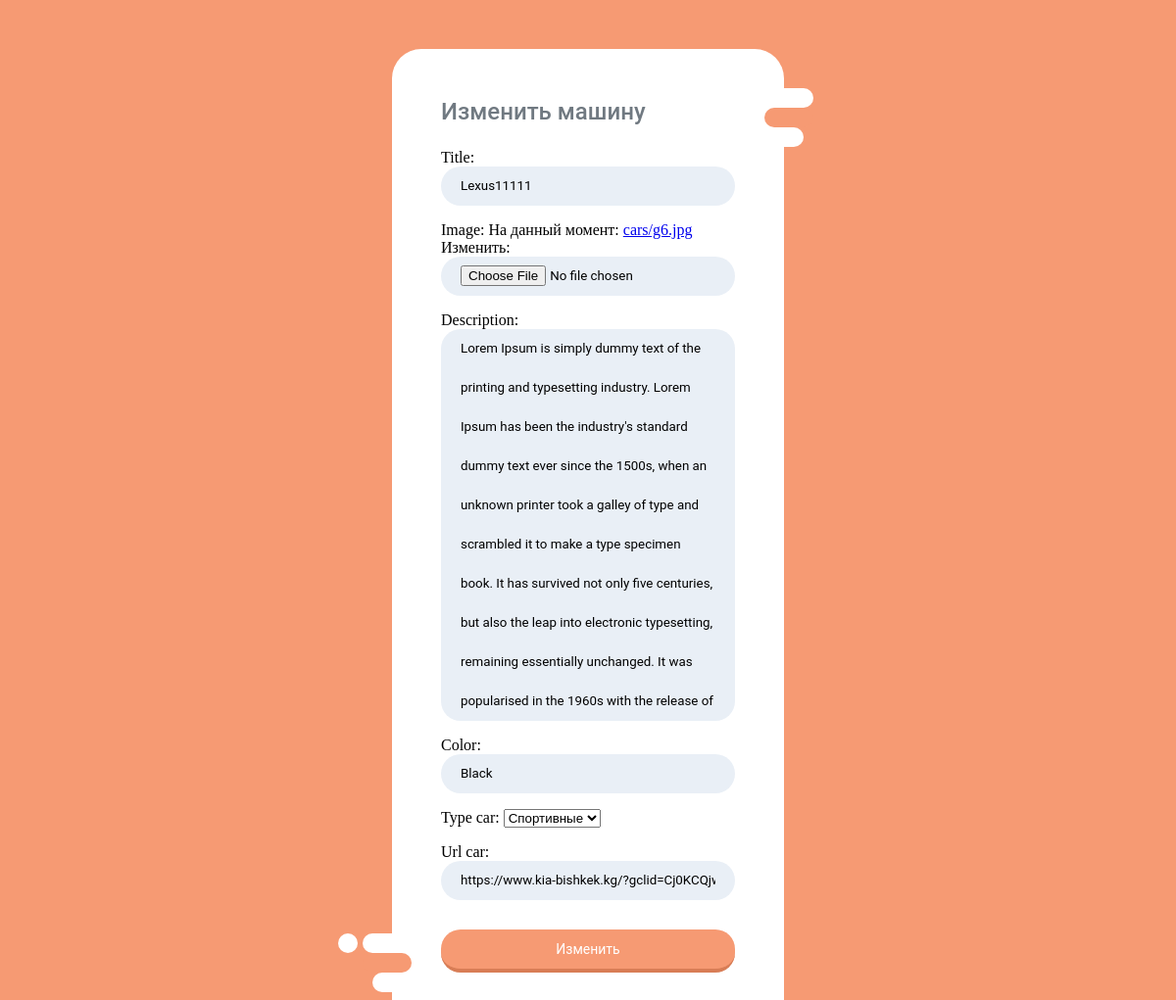
The page /cars_detail/1/update/ on the database as committed earlier.
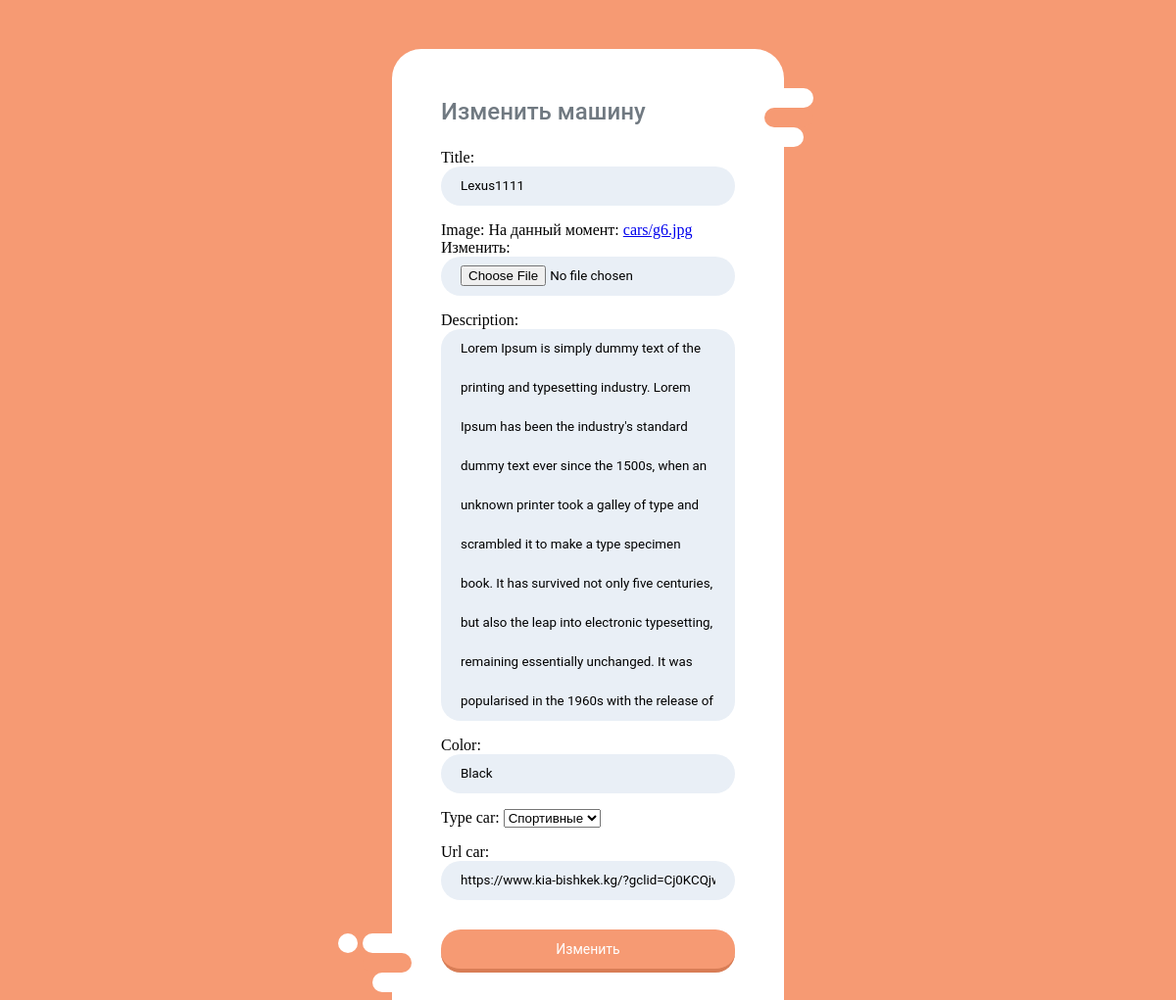
The same page on the database as committed later.
### cars/models.py (models this page shows, shortened)
class Cars(models.Model):
    TYPE_CAR = (
        ('Олдовые', 'Олдовые'),
        ('Спортивные', 'Спортивные'),
        ('Грузовые', 'Грузовые')
    )
    title = models.CharField(max_length=100)
    image = models.ImageField(upload_to='cars/')
    description = models.TextField()
    color = models.CharField(max_length=100)
    type_car = models.CharField(max_length=100, choices=TYPE_CAR)
    url_car = models.URLField()
    created_at = models.DateTimeField(auto_now_add=True)

### cars/views.py (the view, shortened to what this page needs)
# urls.py: path('cars_detail/<int:id>/update/', views.UpdateCarView.as_view(), name='cars_update'),
class UpdateCarView(generic.UpdateView):
    template_name = 'cars/crud/update_car.html'
    form_class = forms.CarsForm
    success_url = '/cars/'
    def get_object(self, **kwargs):
        car_id = self.kwargs.get('id')
        return get_object_or_404(models.Cars, id=car_id)

### cars/forms.py
class CarsForm(forms.ModelForm):
    class Meta:
        model = models.Cars
        fields = "__all__"

### templates/cars/crud/update_car.html (shortened to what this page needs)
{% load static %}
<!DOCTYPE html>
<html lang="en">
<head>
    <link rel="stylesheet" href="{% static 'css/style_crud.css' %}">
</head>
<body>
<form class="decor"  method="post" enctype="multipart/form-data">
<div class="form-left-decoration"></div>
<div class="form-right-decoration"></div>
<div class="circle"></div>
<div class="form-inner">
<h3>Изменить машину</h3>
  {{ form.as_p }}
<input type="submit" value="Изменить">
</div>
</form>
</body>
</html>

Rows that differ between the two databases and show on the page:
changed Cars "Black": title "Lexus11111" → "Lexus1111"
